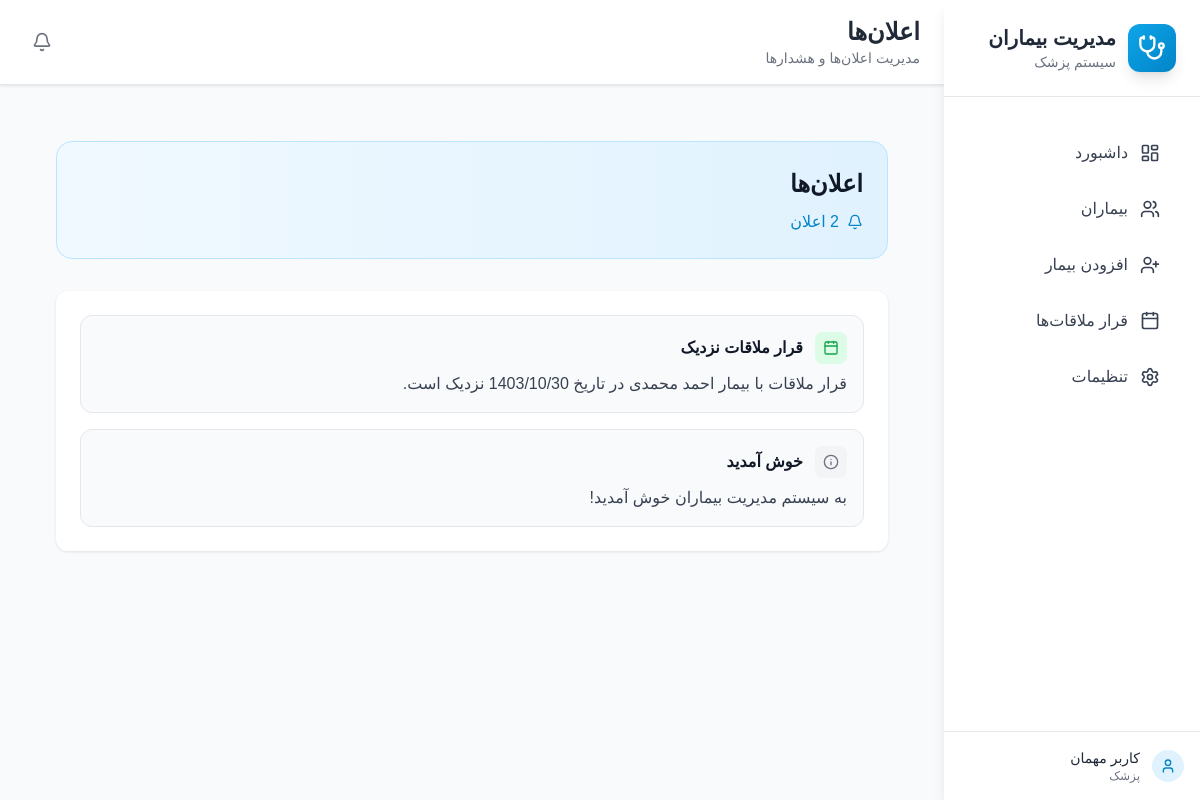
The page /notifications/ on the database as committed earlier.
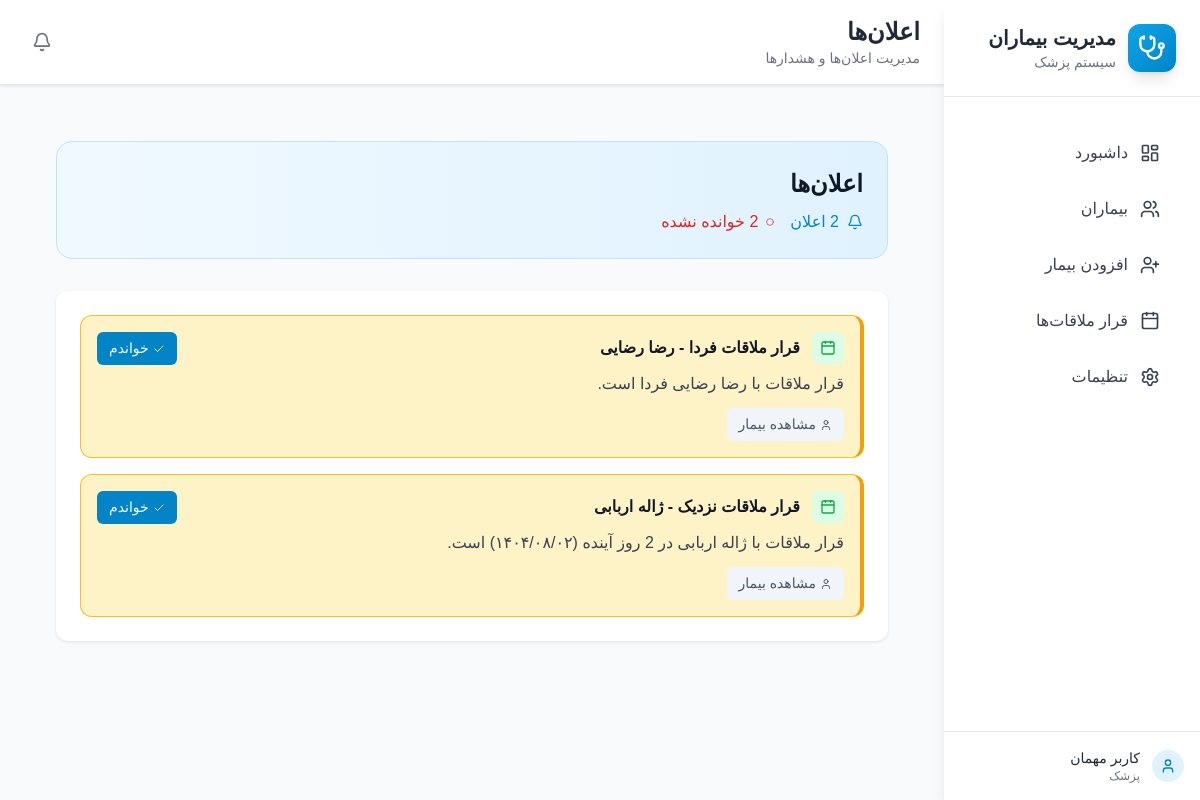
The same page on the database as committed later.
### patients/models.py (models this page shows, shortened)
class Notification(models.Model):
    NOTIFICATION_TYPES = [
        ('appointment', 'قرار ملاقات'),
        ('reminder', 'یادآوری'),
        ('system', 'سیستم'),
        ('visit', 'ویزیت'),
    ]
    title = models.CharField(max_length=200)
    message = models.TextField()
    notification_type = models.CharField(max_length=20, choices=NOTIFICATION_TYPES, default='system')
    is_read = models.BooleanField(default=False)
    created_at = models.DateTimeField(auto_now_add=True)
    related_patient = models.ForeignKey(Patient, on_delete=models.CASCADE, null=True, blank=True)
    related_visit = models.ForeignKey(Visit, on_delete=models.CASCADE, null=True, blank=True)
    class Meta:
        ordering = ['-created_at']

### patients/views.py (the view)
# urls.py: path('notifications/', views.notifications_list, name='notifications'),
def notifications_list(request):
    notifications = Notification.objects.all().order_by('-created_at')
    unread_count = Notification.objects.filter(is_read=False).count()
    context = {
        'notifications': notifications,
        'unread_count': unread_count,
    }
    return render(request, 'notifications.html', context)

### patients/context_processors.py (called while the page is built, shortened)
def notifications_context(request):
    if request.user.is_authenticated:
        unread_notifications_count = Notification.objects.filter(is_read=False).count()
    else:
        unread_notifications_count = 0
    return {'unread_notifications_count': unread_notifications_count}

def settings_context(request):
    return {
        'current_language': 'fa',
        'notifications_enabled': True,
        'current_theme': 'light',
    }

### patients/templatetags/jalali.py (called while the page is built, shortened)
def _to_datetime(value):
    if isinstance(value, datetime):
        return value
    if isinstance(value, date):
        return datetime(value.year, value.month, value.day)
    return None

@register.filter(name="jalali")
def jalali(value, fmt: str = "%Y/%m/%d"):
    if value in (None, ""):
        return ""
    dt = _to_datetime(value)
    if not dt:
        return value
    if jdatetime is None:
        return dt.strftime(fmt)
    jdt = jdatetime.datetime.fromgregorian(datetime=dt)
    return jdt.strftime(fmt)

### templates/notifications.html (shortened to what this page needs)
{% extends 'base.html' %}
{% load static %}
{% load jalali %}
{% block page_title %}اعلان‌ها{% endblock %}
{% block page_subtitle %}مدیریت اعلان‌ها و هشدارها{% endblock %}
{% block content %}
<div style="padding: 2rem;">
    <div style="background: linear-gradient(to right, #f0f9ff, #e0f2fe); border-radius: 1rem; padding: 1.5rem; border: 1px solid #bae6fd; margin-bottom: 2rem;">
        <div style="display: flex; align-items: center; justify-content: space-between;">
            <div>
                <h2 style="font-size: 1.5rem; font-weight: bold; color: #111827; margin-bottom: 0.5rem;">اعلان‌ها</h2>
                <div style="display: flex; align-items: center; gap: 1rem;">
                    <span style="display: flex; align-items: center; color: #0284c7;">
                        <i data-lucide="bell" style="width: 1rem; height: 1rem; margin-left: 0.5rem;"></i>
                        {{ notifications|length }} اعلان
                    </span>
                    {% if unread_count > 0 %}
                    <span style="display: flex; align-items: center; color: #dc2626;">
                        <i data-lucide="circle" style="width: 0.5rem; height: 0.5rem; margin-left: 0.5rem;"></i>
                        {{ unread_count }} خوانده نشده
                    </span>
                    {% endif %}
                </div>
            </div>
        </div>
    </div>
    <div style="background: white; border-radius: 0.75rem; padding: 1.5rem; margin-bottom: 2rem; box-shadow: 0 1px 3px rgba(0,0,0,0.1);">
        {% if notifications %}
        <div style="display: flex; flex-direction: column; gap: 1rem;">
            {% for notification in notifications %}
            <div style="background: {% if notification.is_read %}#f9fafb{% else %}#fef3c7{% endif %}; border: 1px solid {% if notification.is_read %}#e5e7eb{% else %}#fbbf24{% endif %}; border-radius: 0.75rem; padding: 1rem; {% if not notification.is_read %}border-right: 4px solid #f59e0b;{% endif %}">
                <div style="display: flex; align-items: flex-start; justify-content: space-between;">
                    <div style="flex: 1;">
                        <div style="display: flex; align-items: center; gap: 0.75rem; margin-bottom: 0.5rem;">
                            <div style="width: 2rem; height: 2rem; background: {% if notification.notification_type == 'appointment' %}#dcfce7{% elif notification.notification_type == 'reminder' %}#dbeafe{% elif notification.notification_type == 'visit' %}#e0f2fe{% else %}#f3f4f6{% endif %}; border-radius: 0.5rem; display: flex; align-items: center; justify-content: center;">
                                {% if notification.notification_type == 'appointment' %}
                                    <i data-lucide="calendar" style="width: 1rem; height: 1rem; color: #16a34a;"></i>
                                {% elif notification.notification_type == 'reminder' %}
                                    <i data-lucide="clock" style="width: 1rem; height: 1rem; color: #2563eb;"></i>
                                {% elif notification.notification_type == 'visit' %}
                                    <i data-lucide="user" style="width: 1rem; height: 1rem; color: #0284c7;"></i>
                                {% else %}
                                    <i data-lucide="info" style="width: 1rem; height: 1rem; color: #6b7280;"></i>
                                {% endif %}
                            </div>
                            <div>
                                <h4 style="font-weight: 600; color: #111827; margin: 0; font-size: 1rem;">{{ notification.title }}</h4>
                            </div>
                        </div>
                        <p style="color: #374151; margin: 0; line-height: 1.5;">{{ notification.message }}</p>
                        {% if notification.related_patient %}
                        <div style="margin-top: 0.75rem;">
                            <a href="{% url 'patient_detail' notification.related_patient.id %}"
                               style="background: #f1f5f9; color: #475569; padding: 0.375rem 0.75rem; border-radius: 0.375rem; text-decoration: none; font-size: 0.875rem; display: inline-flex; align-items: center; gap: 0.25rem;">
                                <i data-lucide="user" style="width: 0.75rem; height: 0.75rem;"></i>
                                مشاهده بیمار
                            </a>
                        </div>
                        {% endif %}
                    </div>
                    {% if not notification.is_read %}
                    <div style="margin-right: 1rem;">
                        <a href="{% url 'mark_notification_read' notification.id %}"
                           style="background: #0284c7; color: white; padding: 0.375rem 0.75rem; border-radius: 0.375rem; text-decoration: none; font-size: 0.875rem; display: flex; align-items: center; gap: 0.25rem;">
                            <i data-lucide="check" style="width: 0.75rem; height: 0.75rem;"></i>
                            خواندم
                        </a>
                    </div>
                    {% endif %}
                </div>
            </div>
            {% endfor %}
        </div>
        {% endif %}
    </div>
</div>
{% endblock %}

### templates/base.html (shortened to what this page needs)
<!DOCTYPE html>
<html lang="fa" dir="rtl">
<head>
    <script src="https://cdn.tailwindcss.com"></script>
    {% load static %}
    <link rel="stylesheet" href="{% static 'css/style.css' %}">
    <link href="https://cdn.jsdelivr.net/gh/rastikerdar/vazir-font@v30.1.0/dist/font-face.css" rel="stylesheet" type="text/css" />
    <link rel="stylesheet" href="https://cdn.jsdelivr.net/npm/flatpickr/dist/flatpickr.min.css">
    <link rel="stylesheet" href="https://cdn.jsdelivr.net/npm/flatpickr/dist/themes/material_blue.css">
</head>
<body class="bg-gray-50" style="font-family: 'Vazir', 'Tahoma', sans-serif;" data-language="{{ current_language|default:'fa' }}">
    <div class="flex h-screen">
        <div id="sidebar" class="fixed lg:static inset-y-0 right-0 z-50 w-64 bg-white shadow-xl lg:shadow-lg transform translate-x-full lg:translate-x-0 transition-transform duration-300 ease-in-out">
            <div class="p-6 border-b border-gray-200">
                <div class="flex items-center space-x-3 space-x-reverse">
                    <div class="w-12 h-12 bg-gradient-to-br from-medical-500 to-medical-600 rounded-xl flex items-center justify-center shadow-lg">
                        <i data-lucide="stethoscope" class="w-7 h-7 text-white"></i>
                    </div>
                    <div>
                        <h1 class="text-xl font-bold text-gray-800">مدیریت بیماران</h1>
                        <p class="text-sm text-gray-500">سیستم پزشک</p>
                    </div>
                </div>
            </div>
            <nav class="mt-8 px-4">
                <div class="space-y-2">
                    <a href="{% url 'dashboard' %}" class="sidebar-link {% if request.resolver_match.url_name == 'dashboard' %}active{% endif %}">
                        <i data-lucide="layout-dashboard" class="w-5 h-5 ml-3"></i>
                        <span data-translate="داشبورد">داشبورد</span>
                    </a>
                    <a href="{% url 'patients' %}" class="sidebar-link {% if request.resolver_match.url_name == 'patients' %}active{% endif %}">
                        <i data-lucide="users" class="w-5 h-5 ml-3"></i>
                        <span data-translate="بیماران">لیست بیماران</span>
                    </a>
                    <a href="{% url 'add_patient' %}" class="sidebar-link {% if request.resolver_match.url_name == 'add_patient' %}active{% endif %}">
                        <i data-lucide="user-plus" class="w-5 h-5 ml-3"></i>
                        <span data-translate="افزودن بیمار">افزودن بیمار</span>
                    </a>
                    <a href="{% url 'appointments' %}" class="sidebar-link {% if request.resolver_match.url_name == 'appointments' %}active{% endif %}">
                        <i data-lucide="calendar" class="w-5 h-5 ml-3"></i>
                        <span data-translate="قرار ملاقات‌ها">قرار ملاقات‌ها</span>
                    </a>
                    <a href="{% url 'settings' %}" class="sidebar-link {% if request.resolver_match.url_name == 'settings' %}active{% endif %}">
                        <i data-lucide="settings" class="w-5 h-5 ml-3"></i>
                        <span data-translate="تنظیمات">تنظیمات</span>
                    </a>
                </div>
            </nav>
            <div class="absolute bottom-0 left-0 right-0 p-4 border-t border-gray-200">
                <div class="flex items-center space-x-3 space-x-reverse">
                    <div class="w-8 h-8 bg-medical-100 rounded-full flex items-center justify-center">
                        <i data-lucide="user" class="w-4 h-4 text-medical-600"></i>
                    </div>
                    <div class="flex-1">
                        <p class="text-sm font-medium text-gray-800">
                            {% if user.is_authenticated %}
                                دکتر {{ user.get_full_name|default:user.username }}
                            {% else %}
                                کاربر مهمان
                            {% endif %}
                        </p>
                        <p class="text-xs text-gray-500">پزشک</p>
                    </div>
                </div>
            </div>
        </div>
        <div class="flex-1 flex flex-col overflow-hidden lg:mr-0 mr-0">
            <header class="bg-white shadow-sm border-b border-gray-200">
                <div class="flex items-center justify-between px-4 lg:px-6 py-4">
                    <div class="flex-1 lg:mr-0 mr-4">
                        <h2 class="text-xl lg:text-2xl font-semibold text-gray-800">{% block page_title %}داشبورد{% endblock %}</h2>
                        <p class="text-sm text-gray-500">{% block page_subtitle %}به سیستم مدیریت بیماران خوش آمدید{% endblock %}</p>
                    </div>
                    <div class="flex items-center space-x-4 space-x-reverse">
                        <a href="{% url 'notifications' %}" class="p-2 rounded-lg text-gray-600 hover:bg-gray-100 relative">
                            <i data-lucide="bell" class="w-5 h-5"></i>
                        </a>
                    </div>
                </div>
            </header>
            <main class="flex-1 overflow-y-auto p-4 lg:p-6">
                {% block content %}
                {% endblock %}
            </main>
        </div>
    </div>
</body>
</html>

### static/css/style.css (style rules this page uses)
.sidebar-link { display: flex; align-items: center; padding: 12px 16px; color: #374151; border-radius: 8px; margin: 0 8px; transition: all 0.2s; text-decoration: none; }
body { font-family: 'Vazir', 'Tahoma', sans-serif; direction: rtl; margin: 0; padding: 0; }

### templates/base.html (style rules this page uses)
:root { --bg-primary: #ffffff; --bg-secondary: #f8fafc; --text-primary: #111827; --text-secondary: #6b7280; --border-color: #e5e7eb; --shadow: 0 1px 3px rgba(0,0,0,0.1); }
body { background-color: var(--bg-secondary) !important; color: var(--text-primary) !important; }
.bg-gray-50 { background-color: var(--bg-secondary) !important; }
.bg-white { background-color: var(--bg-primary) !important; }
.text-gray-600 { color: var(--text-secondary) !important; }
.border-gray-200 { border-color: var(--border-color) !important; }
.shadow-sm { box-shadow: var(--shadow) !important; }
* { transition: background-color 0.3s ease, color 0.3s ease, border-color 0.3s ease; }

Rows that differ between the two databases and show on the page:
removed Notification: notification_type "appointment" (drawn), title "قرار ملاقات نزدیک", message "قرار ملاقات با بیمار احمد محمدی در تاریخ 1403/10/30 نزدیک است.", is_read True (drawn)
removed Notification: notification_type "system" (drawn), title "خوش آمدید", message "به سیستم مدیریت بیماران خوش آمدید!", is_read True (drawn)
added Notification: notification_type "appointment" (drawn), title "قرار ملاقات فردا - رضا رضایی", message "قرار ملاقات با رضا رضایی فردا است.", shows "مشاهده بیمار", is_read False (drawn)
added Notification: notification_type "appointment" (drawn), title "قرار ملاقات نزدیک - ژاله اربابی", message "قرار ملاقات با ژاله اربابی در 2 روز آینده (۱۴۰۴/۰۸/۰۲) است.", shows "مشاهده بیمار", is_read False (drawn)
Other text that changed with them:
text now shown: "خوانده نشده"
